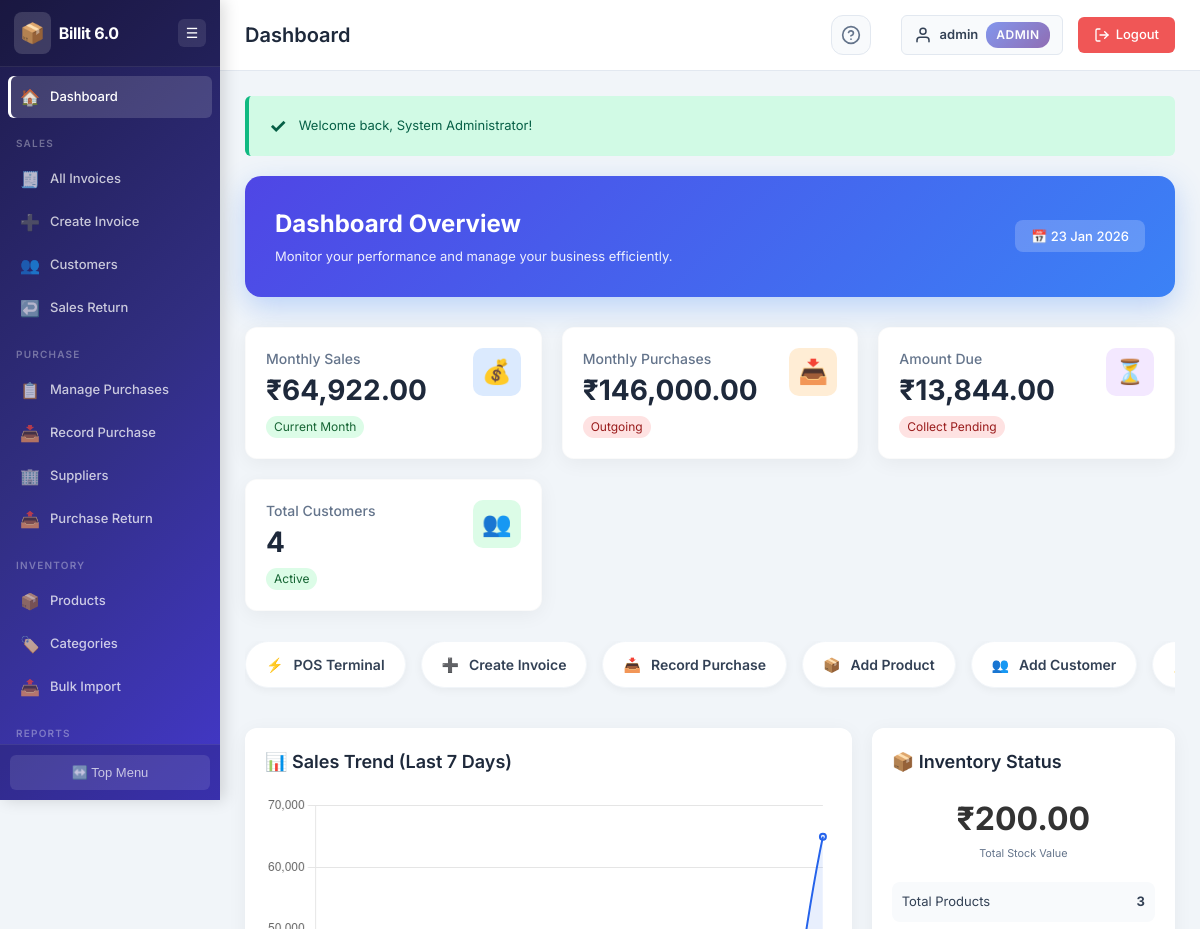
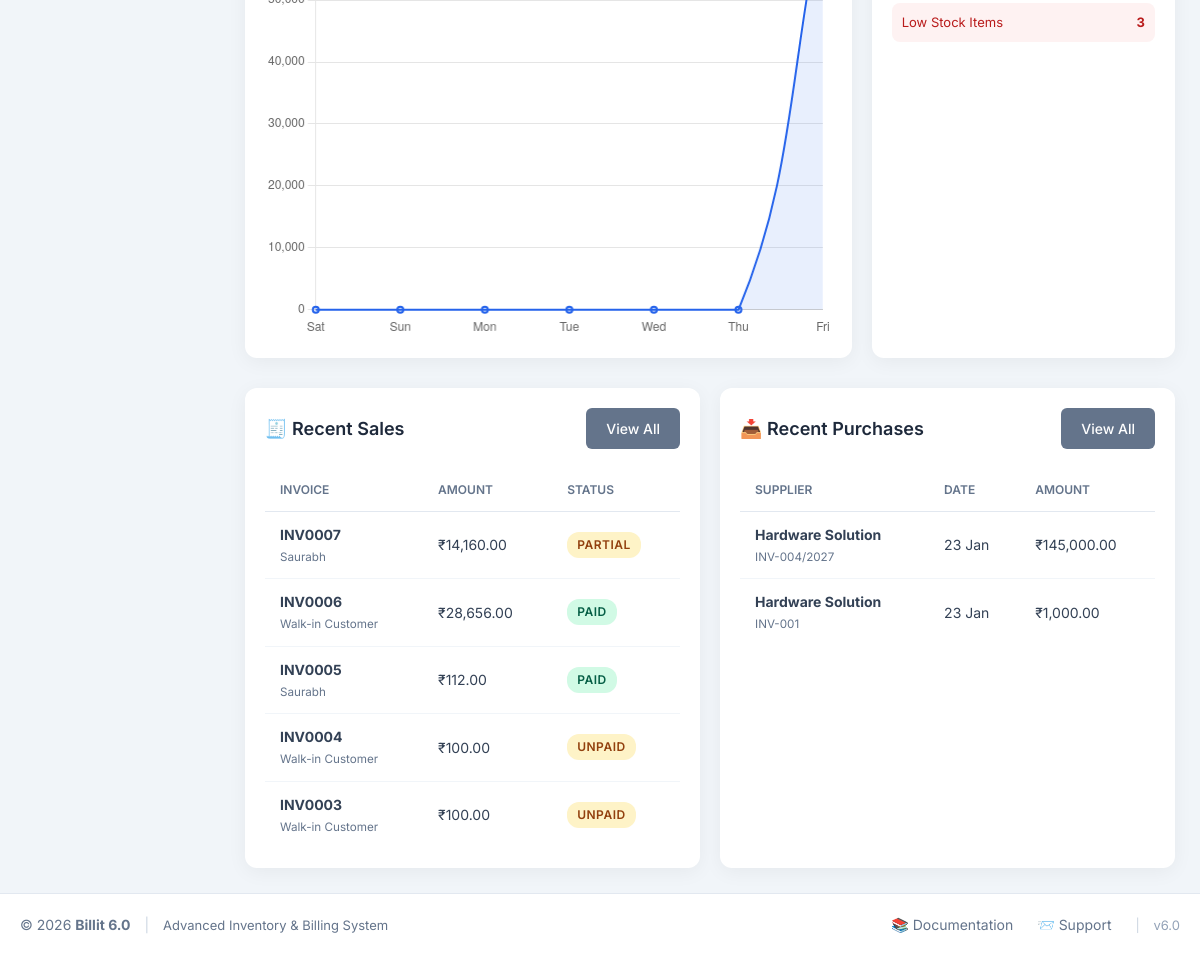
/index.php (signed in), run on the app's committed database (2 pictures, top to bottom).
### tables this page shows
CREATE TABLE `invoices` (
  `invoice_id` int(11) NOT NULL,
  `invoice_number` varchar(50) NOT NULL,
  `invoice_date` date NOT NULL,
  `customer_id` int(11) NOT NULL,
  `customer_name` varchar(200) NOT NULL,
  `customer_gstin` varchar(15) DEFAULT NULL,
  `customer_address` text DEFAULT NULL,
  `customer_state_code` varchar(2) DEFAULT NULL,
  `subtotal` decimal(10,2) NOT NULL DEFAULT 0.00,
  `discount_type` enum('percentage','amount') DEFAULT 'percentage',
  `discount_value` decimal(10,2) DEFAULT 0.00,
  `discount_amount` decimal(10,2) DEFAULT 0.00,
  `taxable_amount` decimal(10,2) NOT NULL DEFAULT 0.00,
  `cgst_amount` decimal(10,2) DEFAULT 0.00,
  `sgst_amount` decimal(10,2) DEFAULT 0.00,
  `igst_amount` decimal(10,2) DEFAULT 0.00,
  `total_tax` decimal(10,2) DEFAULT 0.00,
  `round_off` decimal(10,2) DEFAULT 0.00,
  `total_amount` decimal(10,2) NOT NULL DEFAULT 0.00,
  `amount_paid` decimal(10,2) DEFAULT 0.00,
  `amount_due` decimal(10,2) DEFAULT 0.00,
  `payment_status` enum('unpaid','partial','paid') NOT NULL DEFAULT 'unpaid',
  `invoice_status` enum('draft','finalized','cancelled') NOT NULL DEFAULT 'draft',
  `notes` text DEFAULT NULL,
  `terms_conditions` text DEFAULT NULL,
  `created_by` int(11) DEFAULT NULL,
  `created_at` timestamp NOT NULL DEFAULT current_timestamp(),
  `updated_at` timestamp NOT NULL DEFAULT current_timestamp() ON UPDATE current_timestamp()
);

CREATE TABLE `customers` (
  `customer_id` int(11) NOT NULL,
  `customer_name` varchar(200) NOT NULL,
  `customer_type` enum('B2B','B2C') NOT NULL DEFAULT 'B2C',
  `contact_person` varchar(100) DEFAULT NULL,
  `email` varchar(100) DEFAULT NULL,
  `phone` varchar(20) DEFAULT NULL,
  `gstin` varchar(15) DEFAULT NULL,
  `pan` varchar(10) DEFAULT NULL,
  `billing_address` text DEFAULT NULL,
  `billing_city` varchar(100) DEFAULT NULL,
  `billing_state` varchar(100) DEFAULT NULL,
  `billing_state_code` varchar(2) DEFAULT NULL,
  `billing_pincode` varchar(10) DEFAULT NULL,
  `shipping_address` text DEFAULT NULL,
  `shipping_city` varchar(100) DEFAULT NULL,
  `shipping_state` varchar(100) DEFAULT NULL,
  `shipping_state_code` varchar(2) DEFAULT NULL,
  `shipping_pincode` varchar(10) DEFAULT NULL,
  `credit_limit` decimal(10,2) DEFAULT 0.00,
  `opening_balance` decimal(10,2) DEFAULT 0.00,
  `status` enum('active','inactive') NOT NULL DEFAULT 'active',
  `created_at` timestamp NOT NULL DEFAULT current_timestamp(),
  `updated_at` timestamp NOT NULL DEFAULT current_timestamp() ON UPDATE current_timestamp()
);

CREATE TABLE `purchases` (
  `purchase_id` int(11) NOT NULL,
  `supplier_id` int(11) NOT NULL,
  `supplier_invoice_no` varchar(50) DEFAULT NULL,
  `purchase_date` date NOT NULL,
  `total_amount` decimal(10,2) NOT NULL DEFAULT 0.00,
  `paid_amount` decimal(10,2) DEFAULT 0.00,
  `payment_status` enum('paid','partial','unpaid') DEFAULT 'unpaid',
  `status` enum('received','pending','cancelled') DEFAULT 'received',
  `notes` text DEFAULT NULL,
  `created_at` timestamp NOT NULL DEFAULT current_timestamp(),
  `created_by` int(11) DEFAULT NULL
);

CREATE TABLE `suppliers` (
  `supplier_id` int(11) NOT NULL,
  `supplier_name` varchar(100) NOT NULL,
  `contact_person` varchar(100) DEFAULT NULL,
  `email` varchar(100) DEFAULT NULL,
  `phone` varchar(20) DEFAULT NULL,
  `address` text DEFAULT NULL,
  `city` varchar(50) DEFAULT NULL,
  `country` varchar(50) DEFAULT NULL,
  `status` enum('active','inactive') NOT NULL DEFAULT 'active',
  `created_at` timestamp NOT NULL DEFAULT current_timestamp(),
  `updated_at` timestamp NOT NULL DEFAULT current_timestamp() ON UPDATE current_timestamp()
);

### index.php (the view, shortened to what this page needs)
<?php
require_once 'includes/header.php';
$month_sales = db_fetch_one($connection, "SELECT COALESCE(SUM(total_amount), 0) as total FROM invoices WHERE MONTH(invoice_date) = MONTH(CURDATE()) AND YEAR(invoice_date) = YEAR(CURDATE()) AND invoice_status = 'finalized'")['total'];
$total_due   = db_fetch_one($connection, "SELECT COALESCE(SUM(amount_due), 0) as total FROM invoices WHERE invoice_status = 'finalized'")['total'];
$month_purchases = db_fetch_one($connection, "SELECT COALESCE(SUM(total_amount), 0) as total FROM purchases WHERE MONTH(purchase_date) = MONTH(CURDATE()) AND YEAR(purchase_date) = YEAR(CURDATE())")['total'];
$low_stock_count = db_fetch_one($connection, "SELECT COUNT(*) as total FROM products WHERE quantity_in_stock <= reorder_level AND status = 'active'")['total'];
$total_products  = db_fetch_one($connection, "SELECT COUNT(*) as total FROM products WHERE status = 'active'")['total'];
$inventory_val   = db_fetch_one($connection, "SELECT SUM(quantity_in_stock * unit_price) as val FROM products WHERE status = 'active'")['val'];
$total_customers = db_fetch_one($connection, "SELECT COUNT(*) as total FROM customers WHERE status = 'active'")['total'];
$sales_labels = [];
$sales_data   = [];
for ($i = 6; $i >= 0; $i--) {
    $d = date('Y-m-d', strtotime("-$i days"));
    $sales_labels[] = date('D', strtotime($d));
    $val = db_fetch_one($connection, "SELECT COALESCE(SUM(total_amount), 0) as total FROM invoices WHERE DATE(invoice_date) = '$d' AND invoice_status = 'finalized'")['total'];
    $sales_data[] = $val;
}
$recent_invoices = db_fetch_all($connection, "SELECT i.*, c.customer_name FROM invoices i LEFT JOIN customers c ON i.customer_id = c.customer_id ORDER BY i.invoice_id DESC LIMIT 5");
$recent_purchases = db_fetch_all($connection, "SELECT p.*, s.supplier_name FROM purchases p LEFT JOIN suppliers s ON p.supplier_id = s.supplier_id ORDER BY p.purchase_id DESC LIMIT 5");
?>
<div class="welcome-banner">
    <div class="welcome-text">
        <h1>Dashboard Overview</h1>
        <p>Monitor your performance and manage your business efficiently.</p>
    </div>
    <div class="welcome-date">
        <span style="background: rgba(255,255,255,0.2); padding: 8px 16px; border-radius: 8px; font-weight: 500;">
            📅 <?php echo date('d M Y'); ?>
        </span>
    </div>
</div>
<div class="kpi-grid">
    <div class="kpi-card">
        <div class="kpi-info">
            <p>Monthly Sales</p>
            <h3><?php echo format_currency($month_sales); ?></h3>
            <span class="kpi-trend trend-up">Current Month</span>
        </div>
        <div class="kpi-icon bg-blue-light">💰</div>
    </div>
    <div class="kpi-card">
        <div class="kpi-info">
            <p>Monthly Purchases</p>
            <h3><?php echo format_currency($month_purchases); ?></h3>
            <span class="kpi-trend trend-down">Outgoing</span>
        </div>
        <div class="kpi-icon bg-orange-light">📥</div>
    </div>
    <div class="kpi-card">
        <div class="kpi-info">
            <p>Amount Due</p>
            <h3><?php echo format_currency($total_due); ?></h3>
            <span class="kpi-trend trend-down">Collect Pending</span>
        </div>
        <div class="kpi-icon bg-purple-light">⏳</div>
    </div>
    <div class="kpi-card">
        <div class="kpi-info">
            <p>Total Customers</p>
            <h3><?php echo number_format($total_customers); ?></h3>
            <span class="kpi-trend trend-up">Active</span>
        </div>
        <div class="kpi-icon bg-green-light">👥</div>
    </div>
</div>
<div class="quick-actions-row">
    <a href="invoices/pos.php" class="action-pill"><span style="color:#2563eb">⚡</span> POS Terminal</a>
    <a href="invoices/create_invoice.php" class="action-pill"><span style="color:#2563eb">➕</span> Create Invoice</a>
    <a href="purchases/create_purchase.php" class="action-pill"><span style="color:#ca8a04">📥</span> Record Purchase</a>
    <a href="products/add_product.php" class="action-pill"><span style="color:#059669">📦</span> Add Product</a>
    <a href="customers/customers.php" class="action-pill"><span style="color:#7c3aed">👥</span> Add Customer</a>
    <a href="reports/stock_alert.php" class="action-pill"><span style="color:#dc2626">⚠️</span> Stock Alerts <?php if($low_stock_count>0) echo "($low_stock_count)"; ?></a>
</div>
<div class="main-charts">
    <div class="chart-card">
        <div class="section-head">
            <h3 class="section-title">📊 Sales Trend (Last 7 Days)</h3>
        </div>
        <canvas id="salesChart" height="250"></canvas>
    </div>
    <div class="chart-card">
        <div class="section-head">
            <h3 class="section-title">📦 Inventory Status</h3>
        </div>
        <div class="text-center" style="margin-bottom: 20px;">
            <h2 style="margin:0; font-size:32px; color:#333;"><?php echo format_currency($inventory_val); ?></h2>
            <small class="text-muted">Total Stock Value</small>
        </div>
        <div style="display:flex; justify-content:space-between; padding: 10px; background:#f8fafc; border-radius:8px; margin-bottom:10px;">
            <span>Total Products</span>
            <strong><?php echo $total_products; ?></strong>
        </div>
         <div style="display:flex; justify-content:space-between; padding: 10px; background:#fef2f2; border-radius:8px; color:#b91c1c;">
            <span>Low Stock Items</span>
            <strong><?php echo $low_stock_count; ?></strong>
        </div>
    </div>
</div>
<div class="tables-grid">
    <div class="chart-card">
        <div class="section-head">
            <h3 class="section-title">🧾 Recent Sales</h3>
            <a href="invoices/invoices.php" class="btn btn-sm btn-secondary">View All</a>
        </div>
        <div class="table-responsive">
            <table class="simple-table">
                <thead>
                    <tr>
                        <th>Invoice</th>
                        <th>Amount</th>
                        <th>Status</th>
                    </tr>
                </thead>
                <tbody>
                    <?php foreach($recent_invoices as $inv): ?>
                    <tr>
                        <td>
                            <strong><?php echo $inv['invoice_number']; ?></strong><br>
                            <small class="text-muted"><?php echo $inv['customer_name']; ?></small>
                        </td>
                        <td><?php echo format_currency($inv['total_amount']); ?></td>
                        <td><span class="badge badge-<?php echo $inv['payment_status']=='paid'?'success':'warning'; ?>"><?php echo ucfirst($inv['payment_status']); ?></span></td>
                    </tr>
                    <?php endforeach; ?>
                </tbody>
            </table>
        </div>
    </div>
    <div class="chart-card">
         <div class="section-head">
            <h3 class="section-title">📥 Recent Purchases</h3>
            <a href="purchases/index.php" class="btn btn-sm btn-secondary">View All</a>
        </div>
        <div class="table-responsive">
            <table class="simple-table">
                <thead>
                    <tr>
                        <th>Supplier</th>
                        <th>Date</th>
                        <th>Amount</th>
                    </tr>
                </thead>
                <tbody>
                    <?php foreach($recent_purchases as $pur): ?>
                    <tr>
                        <td>
                            <strong><?php echo $pur['supplier_name']; ?></strong><br>
                            <small class="text-muted"><?php echo $pur['supplier_invoice_no']; ?></small>
                        </td>
                        <td><?php echo date('d M', strtotime($pur['purchase_date'])); ?></td>
                        <td><?php echo format_currency($pur['total_amount']); ?></td>
                    </tr>
                    <?php endforeach; ?>
                </tbody>
            </table>
        </div>
    </div>
</div>
<script>
const ctx = document.getElementById('salesChart').getContext('2d');
new Chart(ctx, {
    type: 'line',
    data: {
        labels: <?php echo json_encode($sales_labels); ?>,
        datasets: [{
            label: 'Sales Revenue',
            data: <?php echo json_encode($sales_data); ?>,
            borderColor: '#2563eb',
            backgroundColor: 'rgba(37, 99, 235, 0.1)',
            borderWidth: 2,
            fill: true,
            tension: 0.4
        }]
    },
    options: {
        responsive: true,
        plugins: { legend: { display: false } },
        scales: {
            y: { beginAtZero: true, grid: { borderDash: [2, 4] } },
            x: { grid: { display: false } }
        }
    }
});
</script>
<?php require_once 'includes/footer.php'; ?>

### assets/css/style.css (style rules this page uses)
* { margin: 0; padding: 0; box-sizing: border-box; }
:root { --primary-color: #4f46e5; --primary-dark: #4338ca; --primary-light: #6366f1; --secondary-color: #64748b; --success-color: #10b981; --warning-color: #f59e0b; --danger-color: #ef4444; --info-color: #06b6d4; --gray-50: #f8fafc; --gray-100: #f1f5f9; --gray-200: #e2e8f0; --gray-300: #cbd5e1; --gray-400: #94a3b8; --gray-500: #64748b; --gray-600: #475569; --gray-700: #334155; --gray-800: #1e293b; --gray-900: #0f172a; --header-height: 56px; --footer-height: 48px; --sidebar-width: 220px; --sidebar-collapsed-width: 60px; --border-radius: 6px; --box-shadow: 0 1px 2px 0 rgba(0, 0, 0, 0.05); --box-shadow-lg: 0 4px 6px -1px rgba(0, 0, 0, 0.1), 0 2px 4px -1px rgba(0, 0, 0, 0.06); --font-family: 'Inter', -apple-system, BlinkMacSystemFont, 'Segoe UI', Roboto, sans-serif; }
body { font-family: var(--font-family); font-size: 13px; line-height: 1.5; color: var(--gray-700); background-color: #f1f5f9; min-height: 100vh; display: flex; flex-direction: column; }
.btn { display: inline-flex; align-items: center; gap: 8px; padding: 10px 20px; border: none; border-radius: 6px; font-size: 14px; font-weight: 500; font-family: var(--font-family); cursor: pointer; text-decoration: none; transition: all 0.3s ease; white-space: nowrap; }
.btn-secondary { background: var(--gray-500); color: white; }
.table-responsive { overflow-x: auto; }
.text-center { text-align: center; }
.text-muted { color: var(--gray-500); }
.badge { display: inline-block; padding: 4px 10px; border-radius: 12px; font-size: 12px; font-weight: 600; text-transform: uppercase; letter-spacing: 0.5px; }
.badge-success { background: #d1fae5; color: #065f46; }
.badge-warning { background: #fef3c7; color: #92400e; }

### data on the page
invoices: invoice_number "INV0007", customer.customer_name "Saurabh", total_amount "₹14,160.00", payment_status "PARTIAL"
invoices: invoice_number "INV0006", customer.customer_name "Walk-in Customer", total_amount "₹28,656.00", payment_status "PAID"
invoices: invoice_number "INV0005", customer.customer_name "Saurabh", total_amount "₹112.00", payment_status "PAID"
invoices: invoice_number "INV0004", customer.customer_name "Walk-in Customer", total_amount "₹100.00", payment_status "UNPAID"
invoices: invoice_number "INV0003", customer.customer_name "Walk-in Customer", total_amount "₹100.00", payment_status "UNPAID"
purchases: supplier.supplier_name "Hardware Solution", supplier_invoice_no "INV-004/2027", purchase_date "23 Jan", total_amount "₹145,000.00"
purchases: supplier.supplier_name "Hardware Solution", supplier_invoice_no "INV-001", purchase_date "23 Jan", total_amount "₹1,000.00"

### other printed values
APP_NAME "Billit 6.0"
$page_title "Dashboard"
escape_html($current_user) "admin"
$current_role "ADMIN"
$message "Welcome back, System Administrator!"
format_currency($month_sales) "₹64,922.00"
format_currency($month_purchases) "₹146,000.00"
format_currency($total_due) "₹13,844.00"
$total_customers "4"
format_currency($inventory_val) "₹200.00"
$total_products "3"
$low_stock_count "3"
APP_VERSION "6.0"
chart data {{ json_encode($sales_data) }} ["0.00","0.00","0.00","0.00","0.00","0.00","64922.00"]
